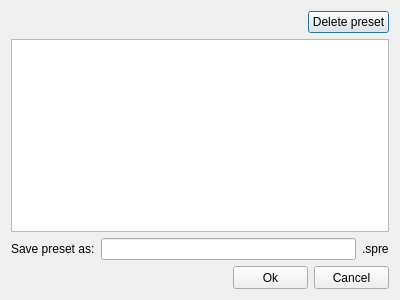
<?xml version="1.0" encoding="UTF-8"?>
<ui version="4.0">
 <class>savePreset</class>
 <widget class="QDialog" name="savePreset">
  <property name="geometry">
   <rect>
    <x>0</x>
    <y>0</y>
    <width>400</width>
    <height>300</height>
   </rect>
  </property>
  <property name="sizePolicy">
   <sizepolicy hsizetype="Minimum" vsizetype="Minimum">
    <horstretch>0</horstretch>
    <verstretch>0</verstretch>
   </sizepolicy>
  </property>
  <property name="windowTitle">
   <string>Save style preset</string>
  </property>
  <property name="windowIcon">
   <iconset resource="img/icon.qrc">
    <normaloff>:/img/logo.png</normaloff>:/img/logo.png</iconset>
  </property>
  <layout class="QGridLayout" name="gridLayout">
   <item row="0" column="0">
    <layout class="QHBoxLayout" name="horizontalLayout_2">
     <item>
      <spacer name="horizontalSpacer">
       <property name="orientation">
        <enum>Qt::Horizontal</enum>
       </property>
       <property name="sizeHint" stdset="0">
        <size>
         <width>40</width>
         <height>20</height>
        </size>
       </property>
      </spacer>
     </item>
     <item>
      <widget class="QPushButton" name="deleteButton">
       <property name="text">
        <string>Delete preset</string>
       </property>
      </widget>
     </item>
    </layout>
   </item>
   <item row="1" column="0">
    <widget class="QListWidget" name="presetBrowser"/>
   </item>
   <item row="2" column="0">
    <layout class="QHBoxLayout" name="horizontalLayout">
     <item>
      <widget class="QLabel" name="label">
       <property name="text">
        <string>Save preset as:</string>
       </property>
      </widget>
     </item>
     <item>
      <widget class="QLineEdit" name="presetEdit"/>
     </item>
     <item>
      <widget class="QLabel" name="label_2">
       <property name="text">
        <string>.spre</string>
       </property>
      </widget>
     </item>
    </layout>
   </item>
   <item row="3" column="0">
    <layout class="QHBoxLayout" name="horizontalLayout_3">
     <item>
      <spacer name="horizontalSpacer_2">
       <property name="orientation">
        <enum>Qt::Horizontal</enum>
       </property>
       <property name="sizeHint" stdset="0">
        <size>
         <width>40</width>
         <height>20</height>
        </size>
       </property>
      </spacer>
     </item>
     <item>
      <widget class="QPushButton" name="okButton">
       <property name="sizePolicy">
        <sizepolicy hsizetype="Fixed" vsizetype="Fixed">
         <horstretch>0</horstretch>
         <verstretch>0</verstretch>
        </sizepolicy>
       </property>
       <property name="minimumSize">
        <size>
         <width>75</width>
         <height>23</height>
        </size>
       </property>
       <property name="maximumSize">
        <size>
         <width>75</width>
         <height>23</height>
        </size>
       </property>
       <property name="text">
        <string>Ok</string>
       </property>
      </widget>
     </item>
     <item>
      <widget class="QPushButton" name="cancelButton">
       <property name="sizePolicy">
        <sizepolicy hsizetype="Fixed" vsizetype="Fixed">
         <horstretch>0</horstretch>
         <verstretch>0</verstretch>
        </sizepolicy>
       </property>
       <property name="minimumSize">
        <size>
         <width>75</width>
         <height>23</height>
        </size>
       </property>
       <property name="maximumSize">
        <size>
         <width>75</width>
         <height>23</height>
        </size>
       </property>
       <property name="text">
        <string>Cancel</string>
       </property>
      </widget>
     </item>
    </layout>
   </item>
  </layout>
 </widget>
 <resources>
  <include location="img/icon.qrc"/>
 </resources>
 <connections/>
</ui>
